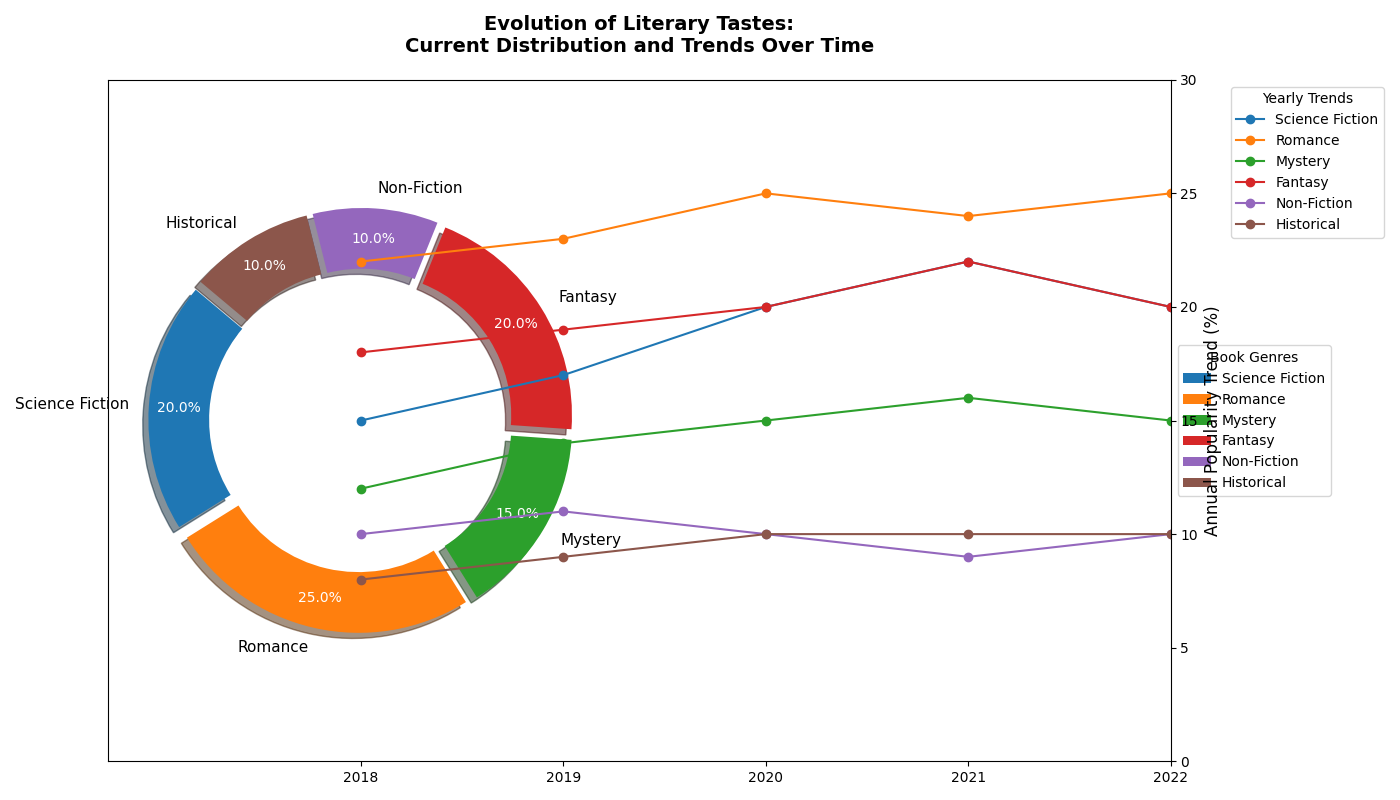

Reproduce this figure in Python.
import matplotlib.pyplot as plt
import numpy as np

# Define the genres of books and their corresponding percentages
genres = ['Science Fiction', 'Romance', 'Mystery', 'Fantasy', 'Non-Fiction', 'Historical']
distribution = [20, 25, 15, 20, 10, 10]

# Hypothetical trend data for each genre over recent years
years = ['2018', '2019', '2020', '2021', '2022']
trend_data = {
    'Science Fiction': [15, 17, 20, 22, 20],
    'Romance': [22, 23, 25, 24, 25],
    'Mystery': [12, 14, 15, 16, 15],
    'Fantasy': [18, 19, 20, 22, 20],
    'Non-Fiction': [10, 11, 10, 9, 10],
    'Historical': [8, 9, 10, 10, 10]
}

# Colors for pie and bars
colors = ['#1f77b4', '#ff7f0e', '#2ca02c', '#d62728', '#9467bd', '#8c564b']

# Create the figure and axes
fig, ax = plt.subplots(figsize=(14, 8), subplot_kw=dict(aspect="equal"))

# Create the pie chart
wedges, texts, autotexts = ax.pie(
    distribution, labels=genres, colors=colors,
    autopct='%1.1f%%', startangle=140, pctdistance=0.85,
    wedgeprops=dict(width=0.3), shadow=True, explode=(0.05,) * len(genres)
)

# Customizing text properties for pie chart
for autotext in autotexts:
    autotext.set_color('white')
    autotext.set_fontsize(10)
for text in texts:
    text.set_fontsize(11)

# Adding a legend for the pie chart
ax.legend(wedges, genres, title="Book Genres", loc="center left", bbox_to_anchor=(1, 0, 0.5, 1))

# Create secondary axes for overlaying a line chart
ax2 = ax.twinx()

# Set up line chart
x = np.arange(len(years))

# Plot lines for each genre
for i, genre in enumerate(genres):
    ax2.plot(x, trend_data[genre], marker='o', linestyle='-', color=colors[i], label=genre)

# Customizing the overlay line chart
ax2.set_ylabel('Annual Popularity Trend (%)', fontsize=12)
ax2.set_xticks(x)
ax2.set_xticklabels(years, fontsize=10)
ax2.set_ylim(0, 30)
ax2.legend(title="Yearly Trends", loc="upper left", bbox_to_anchor=(1.05, 1))

# Customize the plot title
plt.title("Evolution of Literary Tastes:\nCurrent Distribution and Trends Over Time", 
          fontsize=14, fontweight='bold', pad=20)

# Adjust layout for readability
plt.tight_layout()

# Display the plot
plt.show()
